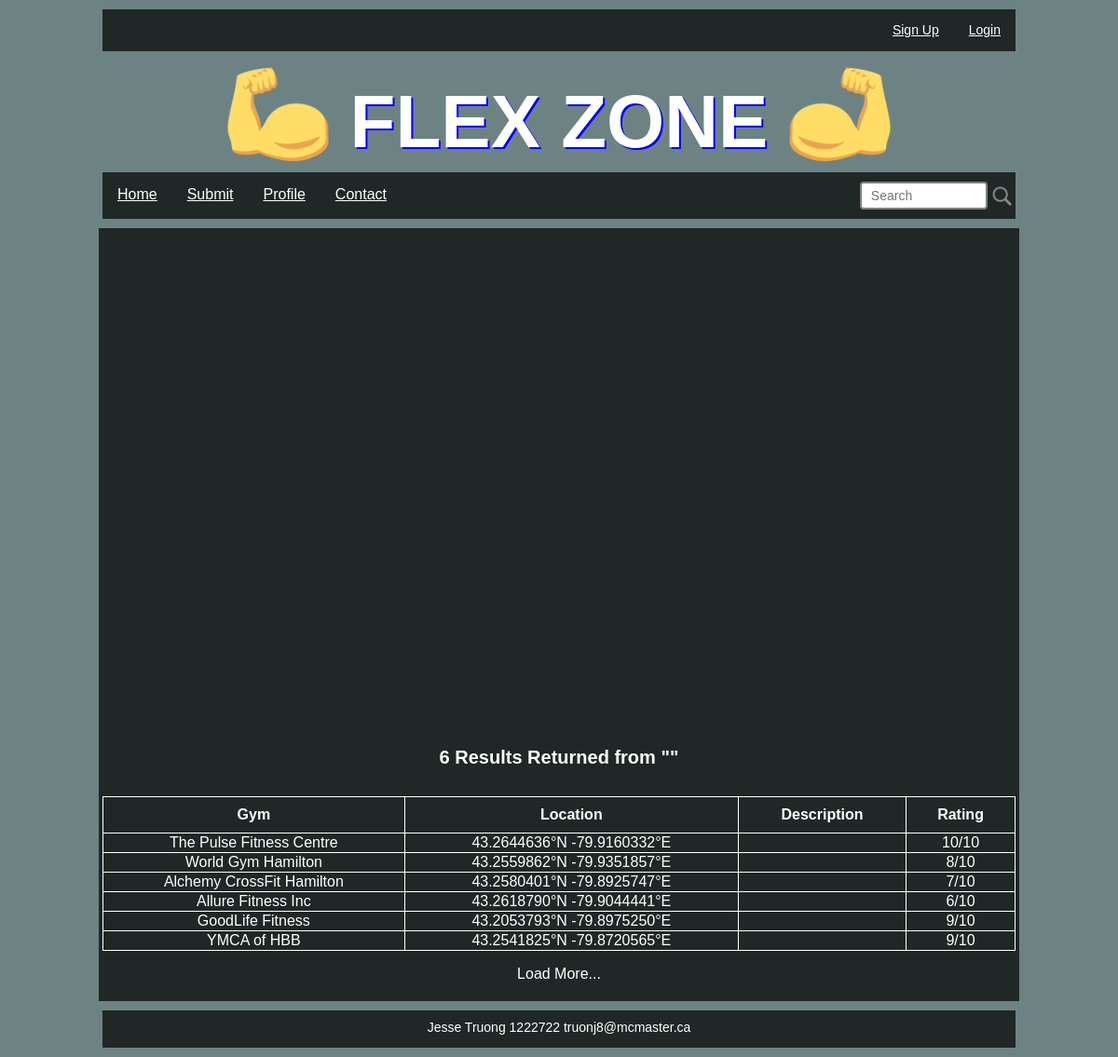
Page /results_sample.php on the committed database.
### tables this page shows
CREATE TABLE `gyms` (
  `id` int(10) NOT NULL,
  `name` varchar(256) NOT NULL,
  `latitude` decimal(10,7) NOT NULL,
  `longitude` decimal(10,7) NOT NULL,
  `description` varchar(1000) NOT NULL,
  `rating` int(10) NOT NULL
);

### create_map.php (called while the page is built, shortened)
<?php
	try{
		$pdo = new PDO('mysql:host=localhost;dbname=flexzone','root','123456789');
		$pdo->setAttribute(PDO::ATTR_ERRMODE, PDO::ERRMODE_EXCEPTION);
		if(isset($_POST['search'])){
			$objname=$_POST['search'];
			$sql = $pdo->prepare("SELECT id, name,longitude,latitude,rating FROM gyms WHERE name='$objname'");
		}else{
			$sql = $pdo->prepare("SELECT id, name,longitude,latitude,rating FROM gyms");
		}
		$sql->execute();
	}
	catch (PDOException $e) {
		echo "Error: ".$e->getMessage();
	}
?>

### results_populate.php (the view, shortened to what this page needs)
<?php
	try{
		$sql->execute();
		$row = $sql->fetch(PDO::FETCH_ASSOC);
		$count = $sql->rowCount();
		if ($sql->rowCount() >= 0){
				echo '
					<h3>'.$count.' Results Returned from "'.$objname.'"</h3><br>
					<table>
						<tr>
							<th>Gym</th>
							<th>Location</th>
							<th>Description</th>
							<th>Rating</th>
						</tr>
				';
				for($i = 0; $i < $count; $i++){
					echo '
						<tr>
							<td>
								<a href="individual_sample.php?id=',$row['id'],'">'.$row["name"].'</a>
							</td>
							<td>
								<a href="http://www.maps.google.com/?q='.$row["latitude"].','.$row["longitude"].'" target="_blank">'.$row["latitude"].'&degN '.$row["longitude"].'&degE</a>
							</td>
							<td>
								'.$row["description"].'
							</td>
							<td>
								'.$row["rating"].'/10
							</td>
						</tr>
					';
					$row = $sql->fetch(PDO::FETCH_ASSOC);
				}
				echo "</table>";
		}else{
			echo "Error 1";
		}
	}catch (PDOException $e) {
			echo "Error: ".$e->getMessage();
	}
?>

### project.css (style rules this page uses)
body { background-color: #6D8383; font-family: Verdana,Geneva,Arial,Helvetica,sans-serif; color: white; }
a { color: white; }
h3 { font-size: 20px; height: 0px; padding: 15px; }
#searchresults table { border: 1px solid white; border-collapse: collapse; width: 100%; }
#searchresults th { border: 1px solid white; padding: 10px; }
#searchresults td { border: 1px solid white; }
#searchresults td a { text-decoration: none; }
#submission table, th, td { border-style: none; }

### rows in the picture
gyms: name "The Pulse Fitness Centre", latitude "43.2644636", longitude "-79.9160332", rating "10"
gyms: name "World Gym Hamilton", latitude "43.2559862", longitude "-79.9351857", rating "8"
gyms: name "Alchemy CrossFit Hamilton", latitude "43.2580401", longitude "-79.8925747", rating "7"
gyms: name "Allure Fitness Inc", latitude "43.2618790", longitude "-79.9044441", rating "6"
gyms: name "GoodLife Fitness", latitude "43.2053793", longitude "-79.8975250", rating "9"
gyms: name "YMCA of HBB", latitude "43.2541825", longitude "-79.8720565", rating "9"

### other values in the picture
$count "6"
